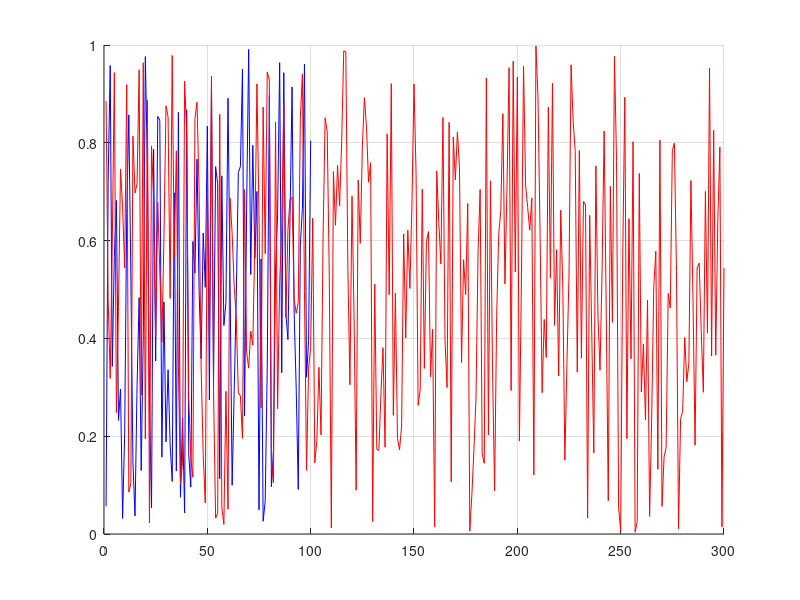

Source code (MATLAB): (Note: this script raises an error after producing the figure.)
%%%%%%%%%%%%%%%%%%%%%%%%%%%%%%%%%%%%%%%%%%%%%%%%%%%%%%%%%%%%%%%%%%%%%%%%%%%%%%%%
% NAME: magnifyOnFigure_examples
% 
% AUTHOR: David Fernandez Prim (david.fernandez.prim@gmail.com)
%
% PURPOSE: Shows the funcionality of 'magnifyOnFigure'
% 
%%%%%%%%%%%%%%%%%%%%%%%%%%%%%%%%%%%%%%%%%%%%%%%%%%%%%%%%%%%%%%%%%%%%%%%%%%%%%%%%
clc;
clear all
close all

%% %%%%%%%%%%%%%%%%%%%%%%%%%%%%%%%%%%%%%%%%%%%%%%%%%%%%%%%%%%%%%%%%%%%%%%%%%%%%%
% Default interactive mode
%%%%%%%%%%%%%%%%%%%%%%%%%%%%%%%%%%%%%%%%%%%%%%%%%%%%%%%%%%%%%%%%%%%%%%%%%%%%%%%%
close all;
disp( sprintf('This is the default interactive operation mode of ''magnifyOnFigure''') ) 
fig = figure;
hold on;
plot(rand(100,1), 'b'); plot(rand(300, 1), 'r'); 
grid on;
hold off;
magnifyOnFigure;
disp('Press a key...')
pause;

%% %%%%%%%%%%%%%%%%%%%%%%%%%%%%%%%%%%%%%%%%%%%%%%%%%%%%%%%%%%%%%%%%%%%%%%%%%%%%%
% Figure handle passed as an input argument
%%%%%%%%%%%%%%%%%%%%%%%%%%%%%%%%%%%%%%%%%%%%%%%%%%%%%%%%%%%%%%%%%%%%%%%%%%%%%%%%
close all;
disp( sprintf('The figure handle is here passes as an input argument.') ) 
fig = figure;
hold on;
plot(rand(100,1), 'b'); plot(rand(300, 1), 'r'); 
grid on;
hold off;
magnifyOnFigure(fig);
disp('Press a key...')
pause;


%% %%%%%%%%%%%%%%%%%%%%%%%%%%%%%%%%%%%%%%%%%%%%%%%%%%%%%%%%%%%%%%%%%%%%%%%%%%%%%
% An axes handle passed as an input argument
%%%%%%%%%%%%%%%%%%%%%%%%%%%%%%%%%%%%%%%%%%%%%%%%%%%%%%%%%%%%%%%%%%%%%%%%%%%%%%%%
close all;
disp( sprintf('How to specify the target axes in a subplot figure.') ) 
fig = figure; 
ax1 = subplot(2,1,1);
plot(rand(100,1), 'r');
grid on;
ax2 = subplot(2,1,2);
plot(rand(100,1), 'b');
grid on;
magnifyOnFigure(ax1);
disp('Press a key...')
pause;



%% %%%%%%%%%%%%%%%%%%%%%%%%%%%%%%%%%%%%%%%%%%%%%%%%%%%%%%%%%%%%%%%%%%%%%%%%%%%%%
% Properties (in interactive mode)
%%%%%%%%%%%%%%%%%%%%%%%%%%%%%%%%%%%%%%%%%%%%%%%%%%%%%%%%%%%%%%%%%%%%%%%%%%%%%%%%
close all;
disp( sprintf('Playing arround with the properties in interactive mode...') ) 
figHandler = figure;
hold on;
plot(rand(100,1), 'b'); plot(rand(300, 1), 'r'); 
grid on;
hold off; 
ylim([0 2]);
magnifyOnFigure(...
        figHandler,...
        'units', 'pixels',...
        'magnifierShape', 'ellipse',...
        'initialPositionSecondaryAxes', [326.933 259.189 164.941 102.65],...
        'initialPositionMagnifier',     [174.769 49.368 14.1164 174.627],...    
        'mode', 'interactive',...    
        'displayLinkStyle', 'straight',...        
        'edgeWidth', 2,...
        'edgeColor', 'black',...
        'secondaryAxesFaceColor', [0.91 0.91 0.91]... 
            ); 
disp('Press a key...')
pause;


%% %%%%%%%%%%%%%%%%%%%%%%%%%%%%%%%%%%%%%%%%%%%%%%%%%%%%%%%%%%%%%%%%%%%%%%%%%%%%%
% Properties (in manual mode)
%%%%%%%%%%%%%%%%%%%%%%%%%%%%%%%%%%%%%%%%%%%%%%%%%%%%%%%%%%%%%%%%%%%%%%%%%%%%%%%%
close all;
disp( sprintf('Or in manual mode.') ) 
figHandler = figure;
hold on;
plot(rand(100,1), 'b'); plot(rand(300, 1), 'r'); 
grid on;
hold off; 
ylim([0 2]);
magnifyOnFigure(...
        figHandler,...
        'units', 'pixels',...
        'initialPositionSecondaryAxes', [326.933 259.189 164.941 102.65],...
        'initialPositionMagnifier',     [174.769 49.368 14.1164 174.627],...    
        'mode', 'manual',...    
        'displayLinkStyle', 'straight',...        
        'edgeWidth', 2,...
        'edgeColor', 'black',...
        'secondaryAxesFaceColor', [0.91 0.91 0.91]... 
            ); 
disp('Press a key...')
pause;


%% %%%%%%%%%%%%%%%%%%%%%%%%%%%%%%%%%%%%%%%%%%%%%%%%%%%%%%%%%%%%%%%%%%%%%%%%%%%%%
% Working on images also
%%%%%%%%%%%%%%%%%%%%%%%%%%%%%%%%%%%%%%%%%%%%%%%%%%%%%%%%%%%%%%%%%%%%%%%%%%%%%%%%
close all;
disp( sprintf('How the tool works on images.') ) 
h = figure; 
load clown; 
image(X); 
colormap(map) ; 
axis image
magnifyOnFigure(h, 'displayLinkStyle', 'straight',...
                    'EdgeColor', 'white',...
                    'magnifierShape', 'rectangle',...
                    'frozenZoomAspectratio', 'on',...
                    'edgeWidth', 2);
                
disp('Press a key...')
pause;
close all
                
             
